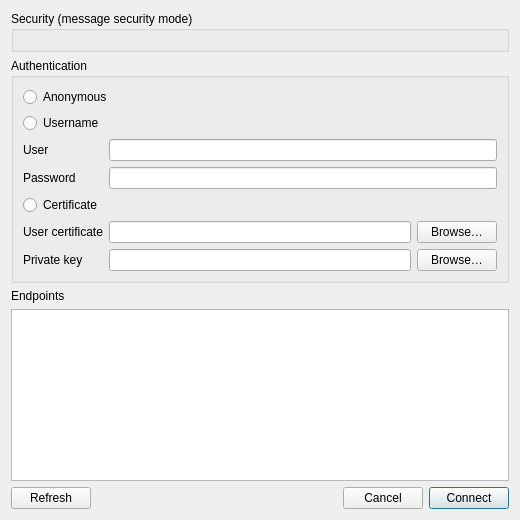
<?xml version="1.0" encoding="UTF-8"?>
<ui version="4.0">
 <class>ConnectionDialog</class>
 <widget class="QDialog" name="ConnectionDialog">
  <property name="geometry">
   <rect>
    <x>0</x>
    <y>0</y>
    <width>520</width>
    <height>520</height>
   </rect>
  </property>
  <property name="windowTitle">
   <string>Connect to server</string>
  </property>
  <layout class="QVBoxLayout" name="rootLayout">
   <item>
    <widget class="QGroupBox" name="securityGroupBox">
     <property name="title">
      <string>Security (message security mode)</string>
     </property>
     <layout class="QVBoxLayout" name="securityModeLayout"/>
    </widget>
   </item>
   <item>
    <widget class="QGroupBox" name="authGroupBox">
     <property name="title">
      <string>Authentication</string>
     </property>
     <layout class="QGridLayout" name="authLayout">
      <item row="0" column="0" colspan="3">
       <widget class="QRadioButton" name="anonymousRadioButton">
        <property name="text">
         <string>Anonymous</string>
        </property>
       </widget>
      </item>
      <item row="1" column="0" colspan="3">
       <widget class="QRadioButton" name="usernameRadioButton">
        <property name="text">
         <string>Username</string>
        </property>
       </widget>
      </item>
      <item row="2" column="0">
       <widget class="QLabel" name="usernameLabel">
        <property name="text">
         <string>User</string>
        </property>
       </widget>
      </item>
      <item row="2" column="1" colspan="2">
       <widget class="QLineEdit" name="usernameLineEdit"/>
      </item>
      <item row="3" column="0">
       <widget class="QLabel" name="passwordLabel">
        <property name="text">
         <string>Password</string>
        </property>
       </widget>
      </item>
      <item row="3" column="1" colspan="2">
       <widget class="QLineEdit" name="passwordLineEdit">
        <property name="echoMode">
         <enum>QLineEdit::Password</enum>
        </property>
       </widget>
      </item>
      <item row="4" column="0" colspan="3">
       <widget class="QRadioButton" name="certificateRadioButton">
        <property name="text">
         <string>Certificate</string>
        </property>
       </widget>
      </item>
      <item row="5" column="0">
       <widget class="QLabel" name="userCertificateLabel">
        <property name="text">
         <string>User certificate</string>
        </property>
       </widget>
      </item>
      <item row="5" column="1">
       <widget class="QLineEdit" name="userCertificateLineEdit">
        <property name="readOnly">
         <bool>true</bool>
        </property>
       </widget>
      </item>
      <item row="5" column="2">
       <widget class="QPushButton" name="userCertificateButton">
        <property name="text">
         <string>Browse…</string>
        </property>
       </widget>
      </item>
      <item row="6" column="0">
       <widget class="QLabel" name="userPrivateKeyLabel">
        <property name="text">
         <string>Private key</string>
        </property>
       </widget>
      </item>
      <item row="6" column="1">
       <widget class="QLineEdit" name="userPrivateKeyLineEdit">
        <property name="readOnly">
         <bool>true</bool>
        </property>
       </widget>
      </item>
      <item row="6" column="2">
       <widget class="QPushButton" name="userPrivateKeyButton">
        <property name="text">
         <string>Browse…</string>
        </property>
       </widget>
      </item>
     </layout>
    </widget>
   </item>
   <item>
    <widget class="QLabel" name="endpointLabel">
     <property name="text">
      <string>Endpoints</string>
     </property>
    </widget>
   </item>
   <item>
    <widget class="QListWidget" name="endpointListWidget">
     <property name="selectionMode">
      <enum>QAbstractItemView::SingleSelection</enum>
     </property>
    </widget>
   </item>
   <item>
    <layout class="QHBoxLayout" name="buttonLayout">
     <item>
      <widget class="QPushButton" name="refreshButton">
       <property name="text">
        <string>Refresh</string>
       </property>
       <property name="autoDefault">
        <bool>false</bool>
       </property>
      </widget>
     </item>
     <item>
      <spacer name="buttonSpacer">
       <property name="orientation">
        <enum>Qt::Horizontal</enum>
       </property>
       <property name="sizeHint" stdset="0">
        <size>
         <width>40</width>
         <height>20</height>
        </size>
       </property>
      </spacer>
     </item>
     <item>
      <widget class="QPushButton" name="cancelButton">
       <property name="text">
        <string>Cancel</string>
       </property>
       <property name="autoDefault">
        <bool>false</bool>
       </property>
      </widget>
     </item>
     <item>
      <widget class="QPushButton" name="connectButton">
       <property name="text">
        <string>Connect</string>
       </property>
       <property name="default">
        <bool>true</bool>
       </property>
       <property name="autoDefault">
        <bool>true</bool>
       </property>
      </widget>
     </item>
    </layout>
   </item>
  </layout>
 </widget>
 <tabstops>
  <tabstop>anonymousRadioButton</tabstop>
  <tabstop>usernameRadioButton</tabstop>
  <tabstop>usernameLineEdit</tabstop>
  <tabstop>passwordLineEdit</tabstop>
  <tabstop>certificateRadioButton</tabstop>
  <tabstop>userCertificateLineEdit</tabstop>
  <tabstop>userCertificateButton</tabstop>
  <tabstop>userPrivateKeyLineEdit</tabstop>
  <tabstop>userPrivateKeyButton</tabstop>
  <tabstop>endpointListWidget</tabstop>
  <tabstop>refreshButton</tabstop>
  <tabstop>cancelButton</tabstop>
  <tabstop>connectButton</tabstop>
 </tabstops>
 <resources/>
 <connections/>
</ui>
